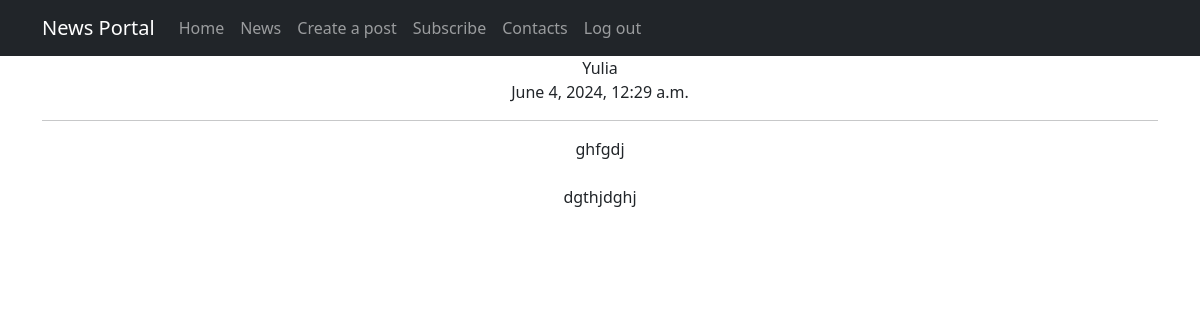
The page /news/post/53/ on the database its author committed.
### news/models.py (models this page shows, shortened)
class Post(models.Model):
    author = models.ForeignKey(Author, on_delete=models.PROTECT)  # Чтобы с удалением автора не удалялись его статьи
    news_post = 'NE'
    article = 'AR'
    POST_TYPES = [
        (news_post, 'Новость'),
        (article, 'Статья')
    ]
    class Meta:
        verbose_name = 'Пост'
        verbose_name_plural = 'Посты'
    post_type = models.CharField(max_length=2, choices=POST_TYPES, default=news_post)
    post_created = models.DateTimeField(auto_now_add=True) # Автоматическое добавление даты создания
    category_names = models.ManyToManyField(Category, through='PostCategory')
    post_title = models.CharField(max_length=256)
    post_text = models.TextField()
    post_rating = models.IntegerField(default=0)
    template_name = 'NewsPaper/news/templates/news/post_detail.html'

class Author(models.Model):
    author_user = models.OneToOneField(User, on_delete=models.CASCADE)
    author_rating = models.DecimalField(default=0, decimal_places=2, max_digits=5)  # 2 знака после запятой
    def __str__(self):
        return f'{self.author_user}'
    class Meta:
        verbose_name = 'Автор'
        verbose_name_plural = 'Авторы'

### news/views.py (the view)
# urls.py: path('post/<int:pk>/', cache_page(60*5)(PostDetail.as_view())), # cтало так
class PostDetail(DetailView): #принимает только 1 объект
    model = Post
    context_object_name = 'Post'

### news/templates/news/post_detail.html (shortened to what this page needs)
{% extends 'flatpages/default.html' %}
{% block title %}
{{ Post.author}} <br>
{{ Post.post_created}} <br>
<hr>
{% endblock title %}
{% block content %}
{{ Post.post_title }} <br>
<br>
{{ Post.post_text }}
{% endblock content %}

### rows shown on the page
Post: author "Yulia", post_created "June 4, 2024, 12:29 a.m.", post_title "ghfgdj", post_text "dgthjdghj"
